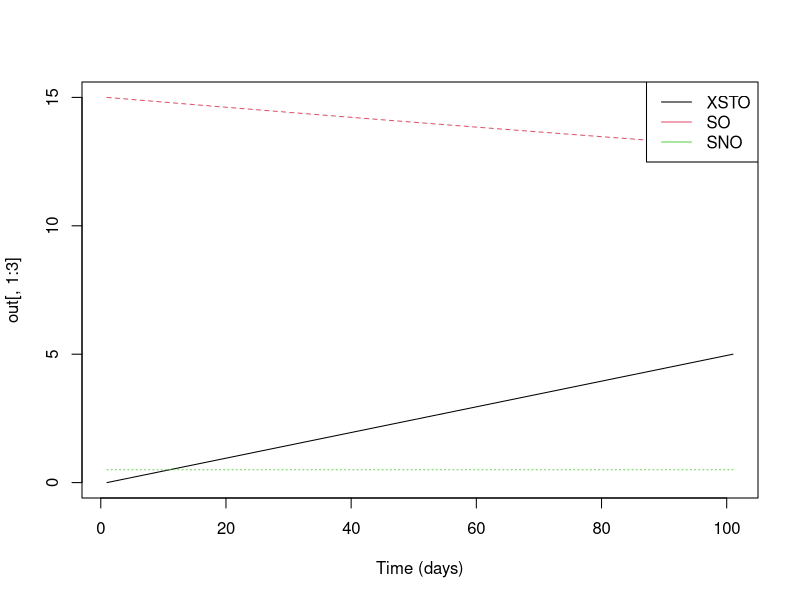

Write R code to recreate this figure.
# Anoxic respiration of storage rate equation
anoxic_resp_storage <- function(time, state, parms) {
  XSTO <- state[1]
  SO <- state[2]
  SNO <- state[3]
  
  bSTO_NOX = parms["bSTO_NOX"]
  KO2 = parms["KO2"]
  KNOX = parms["KNOX"]
  
  rate = bSTO_NOX * (KO2 / (KO2 + SO)) * (SNO / (KNOX + SNO)) * XSTO
  
  dXSTO <- -rate  # Negative value as it's a consumption
  dSO <- 0  # No change in SO for this example
  dSNO <- 0  # No change in SNO for this example
  
  return(list(c(dXSTO, dSO, dSNO)))
}

# Parameters
params <- c(bSTO_NOX = 0.1, KO2 = 0.2, KNOX = 0.5)

# Initial conditions
initial_conditions <- c(XSTO = 15, SO = 0.5, SNO = 10)

# Time steps
t <- seq(0, 5, by = 0.05)

# Numerical integration
library(deSolve)
out <- ode(y = initial_conditions, times = t, 
           func = anoxic_resp_storage, parms = params)

# Plot results
matplot(out[, 1:3], type = "l", xlab = "Time (days)")
legend("topright", legend = c("XSTO", "SO", "SNO"), lty = 1, col = 1:3)
